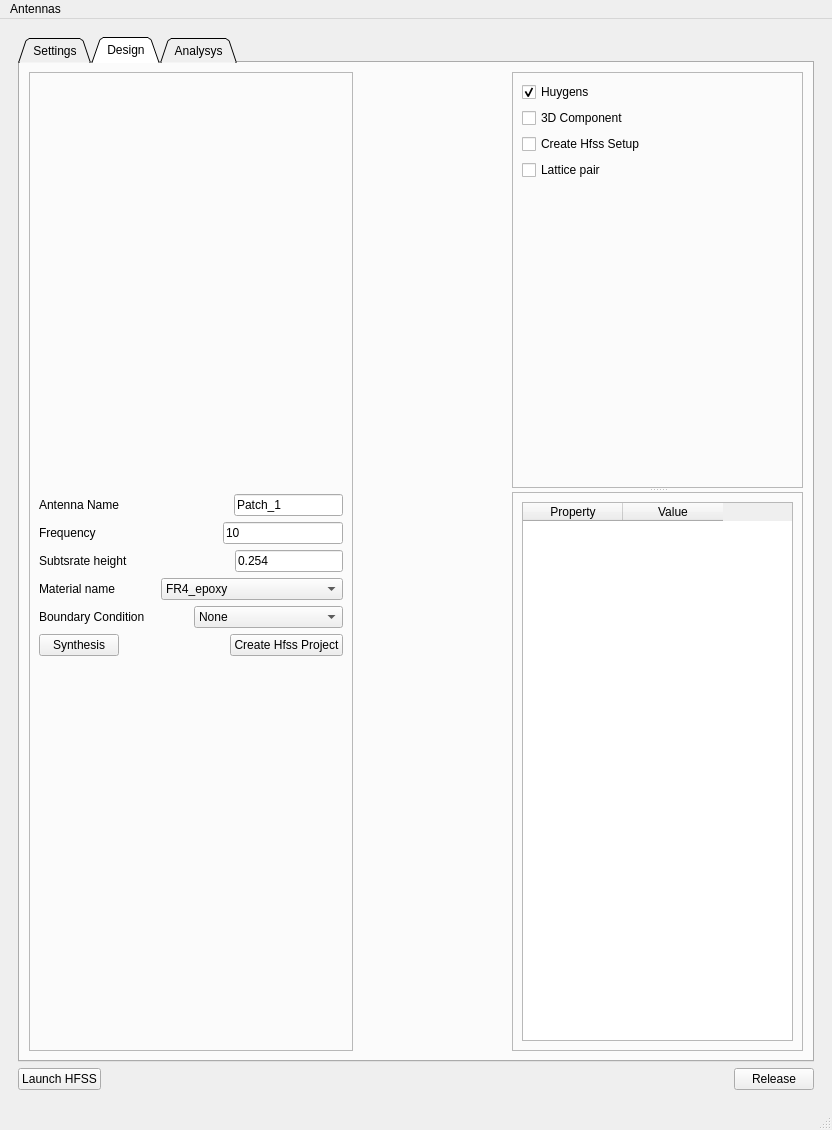
<?xml version="1.0" encoding="UTF-8"?>
<ui version="4.0">
 <class>MainWindow</class>
 <widget class="QMainWindow" name="MainWindow">
  <property name="geometry">
   <rect>
    <x>0</x>
    <y>0</y>
    <width>832</width>
    <height>1130</height>
   </rect>
  </property>
  <property name="windowTitle">
   <string>MainWindow</string>
  </property>
  <widget class="QWidget" name="centralwidget">
   <property name="sizePolicy">
    <sizepolicy hsizetype="Expanding" vsizetype="Expanding">
     <horstretch>0</horstretch>
     <verstretch>0</verstretch>
    </sizepolicy>
   </property>
   <layout class="QVBoxLayout" name="verticalLayout">
    <item>
     <widget class="QWidget" name="widget" native="true">
      <property name="sizePolicy">
       <sizepolicy hsizetype="Preferred" vsizetype="Preferred">
        <horstretch>0</horstretch>
        <verstretch>0</verstretch>
       </sizepolicy>
      </property>
      <layout class="QGridLayout" name="gridLayout">
       <item row="1" column="0">
        <widget class="QPushButton" name="connect_hfss">
         <property name="text">
          <string>Launch HFSS</string>
         </property>
        </widget>
       </item>
       <item row="1" column="1">
        <spacer name="horizontalSpacer">
         <property name="orientation">
          <enum>Qt::Horizontal</enum>
         </property>
         <property name="sizeHint" stdset="0">
          <size>
           <width>40</width>
           <height>20</height>
          </size>
         </property>
        </spacer>
       </item>
       <item row="1" column="2">
        <widget class="QPushButton" name="closeButton">
         <property name="text">
          <string>Release</string>
         </property>
        </widget>
       </item>
       <item row="0" column="0" colspan="3">
        <widget class="QTabWidget" name="tabWidget">
         <property name="sizePolicy">
          <sizepolicy hsizetype="Preferred" vsizetype="Preferred">
           <horstretch>0</horstretch>
           <verstretch>0</verstretch>
          </sizepolicy>
         </property>
         <property name="tabShape">
          <enum>QTabWidget::Triangular</enum>
         </property>
         <property name="currentIndex">
          <number>1</number>
         </property>
         <widget class="QWidget" name="tab">
          <attribute name="title">
           <string> Settings </string>
          </attribute>
          <layout class="QHBoxLayout" name="horizontalLayout_25">
           <item>
            <layout class="QVBoxLayout" name="verticalLayout_4">
             <item>
              <layout class="QHBoxLayout" name="horizontalLayout_22">
               <item>
                <widget class="QLabel" name="label_3">
                 <property name="text">
                  <string>Frequency Units</string>
                 </property>
                </widget>
               </item>
               <item>
                <widget class="QComboBox" name="frequnits">
                 <property name="currentIndex">
                  <number>3</number>
                 </property>
                 <item>
                  <property name="text">
                   <string>Hz</string>
                  </property>
                 </item>
                 <item>
                  <property name="text">
                   <string>KHz</string>
                  </property>
                 </item>
                 <item>
                  <property name="text">
                   <string>MHz</string>
                  </property>
                 </item>
                 <item>
                  <property name="text">
                   <string>GHz</string>
                  </property>
                 </item>
                 <item>
                  <property name="text">
                   <string>THz</string>
                  </property>
                 </item>
                </widget>
               </item>
              </layout>
             </item>
             <item>
              <layout class="QHBoxLayout" name="horizontalLayout_23">
               <item>
                <widget class="QLabel" name="label_12">
                 <property name="text">
                  <string>Length Units</string>
                 </property>
                </widget>
               </item>
               <item>
                <widget class="QComboBox" name="units">
                 <property name="currentIndex">
                  <number>1</number>
                 </property>
                 <item>
                  <property name="text">
                   <string>um</string>
                  </property>
                 </item>
                 <item>
                  <property name="text">
                   <string>mm</string>
                  </property>
                 </item>
                 <item>
                  <property name="text">
                   <string>cm</string>
                  </property>
                 </item>
                 <item>
                  <property name="text">
                   <string>m</string>
                  </property>
                 </item>
                 <item>
                  <property name="text">
                   <string>mil</string>
                  </property>
                 </item>
                 <item>
                  <property name="text">
                   <string>in</string>
                  </property>
                 </item>
                </widget>
               </item>
              </layout>
             </item>
             <item>
              <layout class="QHBoxLayout" name="horizontalLayout_24">
               <item>
                <widget class="QLabel" name="label_13">
                 <property name="text">
                  <string>Number of Cores</string>
                 </property>
                </widget>
               </item>
               <item>
                <spacer name="horizontalSpacer_30">
                 <property name="orientation">
                  <enum>Qt::Horizontal</enum>
                 </property>
                 <property name="sizeHint" stdset="0">
                  <size>
                   <width>40</width>
                   <height>20</height>
                  </size>
                 </property>
                </spacer>
               </item>
               <item>
                <widget class="QLineEdit" name="numcores">
                 <property name="text">
                  <string>4</string>
                 </property>
                </widget>
               </item>
              </layout>
             </item>
             <item>
              <layout class="QHBoxLayout" name="horizontalLayout_26">
               <item>
                <widget class="QCheckBox" name="nongraphical">
                 <property name="layoutDirection">
                  <enum>Qt::RightToLeft</enum>
                 </property>
                 <property name="text">
                  <string>Non Graphical</string>
                 </property>
                </widget>
               </item>
               <item>
                <spacer name="horizontalSpacer_31">
                 <property name="orientation">
                  <enum>Qt::Horizontal</enum>
                 </property>
                 <property name="sizeHint" stdset="0">
                  <size>
                   <width>40</width>
                   <height>20</height>
                  </size>
                 </property>
                </spacer>
               </item>
              </layout>
             </item>
             <item>
              <spacer name="verticalSpacer_8">
               <property name="orientation">
                <enum>Qt::Vertical</enum>
               </property>
               <property name="sizeHint" stdset="0">
                <size>
                 <width>20</width>
                 <height>40</height>
                </size>
               </property>
              </spacer>
             </item>
            </layout>
           </item>
           <item>
            <spacer name="horizontalSpacer_29">
             <property name="orientation">
              <enum>Qt::Horizontal</enum>
             </property>
             <property name="sizeHint" stdset="0">
              <size>
               <width>40</width>
               <height>20</height>
              </size>
             </property>
            </spacer>
           </item>
          </layout>
         </widget>
         <widget class="QWidget" name="design">
          <attribute name="title">
           <string> Design </string>
          </attribute>
          <layout class="QVBoxLayout" name="verticalLayout_2">
           <item>
            <layout class="QHBoxLayout" name="horizontalLayout_20">
             <item>
              <widget class="QFrame" name="antenna_settings">
               <property name="frameShape">
                <enum>QFrame::StyledPanel</enum>
               </property>
               <property name="frameShadow">
                <enum>QFrame::Raised</enum>
               </property>
               <property name="lineWidth">
                <number>12</number>
               </property>
               <layout class="QGridLayout" name="gridLayout_6">
                <item row="4" column="0">
                 <layout class="QHBoxLayout" name="horizontalLayout_10">
                  <item>
                   <widget class="QLabel" name="label_2">
                    <property name="text">
                     <string>Antenna Name</string>
                    </property>
                   </widget>
                  </item>
                  <item>
                   <spacer name="horizontalSpacer_15">
                    <property name="orientation">
                     <enum>Qt::Horizontal</enum>
                    </property>
                    <property name="sizeHint" stdset="0">
                     <size>
                      <width>40</width>
                      <height>20</height>
                     </size>
                    </property>
                   </spacer>
                  </item>
                  <item>
                   <widget class="QLineEdit" name="lineEdit_5">
                    <property name="text">
                     <string>Patch_1</string>
                    </property>
                   </widget>
                  </item>
                 </layout>
                </item>
                <item row="14" column="0">
                 <spacer name="verticalSpacer_6">
                  <property name="orientation">
                   <enum>Qt::Vertical</enum>
                  </property>
                  <property name="sizeHint" stdset="0">
                   <size>
                    <width>20</width>
                    <height>40</height>
                   </size>
                  </property>
                 </spacer>
                </item>
                <item row="10" column="0">
                 <layout class="QHBoxLayout" name="horizontalLayout_12">
                  <item>
                   <widget class="QLabel" name="label_8">
                    <property name="text">
                     <string>Material name</string>
                    </property>
                   </widget>
                  </item>
                  <item>
                   <spacer name="horizontalSpacer_16">
                    <property name="orientation">
                     <enum>Qt::Horizontal</enum>
                    </property>
                    <property name="sizeHint" stdset="0">
                     <size>
                      <width>40</width>
                      <height>20</height>
                     </size>
                    </property>
                   </spacer>
                  </item>
                  <item>
                   <widget class="QComboBox" name="comboBox_3">
                    <property name="sizePolicy">
                     <sizepolicy hsizetype="Preferred" vsizetype="Fixed">
                      <horstretch>0</horstretch>
                      <verstretch>0</verstretch>
                     </sizepolicy>
                    </property>
                    <item>
                     <property name="text">
                      <string>FR4_epoxy</string>
                     </property>
                    </item>
                    <item>
                     <property name="text">
                      <string>teflon_based</string>
                     </property>
                    </item>
                    <item>
                     <property name="text">
                      <string>Rogers RT/duroid 6002 (tm)</string>
                     </property>
                    </item>
                   </widget>
                  </item>
                 </layout>
                </item>
                <item row="2" column="0">
                 <spacer name="verticalSpacer_4">
                  <property name="orientation">
                   <enum>Qt::Vertical</enum>
                  </property>
                  <property name="sizeType">
                   <enum>QSizePolicy::Fixed</enum>
                  </property>
                  <property name="sizeHint" stdset="0">
                   <size>
                    <width>20</width>
                    <height>20</height>
                   </size>
                  </property>
                 </spacer>
                </item>
                <item row="8" column="0">
                 <layout class="QHBoxLayout" name="horizontalLayout_13">
                  <item>
                   <widget class="QLabel" name="label_9">
                    <property name="text">
                     <string>Frequency</string>
                    </property>
                   </widget>
                  </item>
                  <item>
                   <spacer name="horizontalSpacer_17">
                    <property name="orientation">
                     <enum>Qt::Horizontal</enum>
                    </property>
                    <property name="sizeHint" stdset="0">
                     <size>
                      <width>40</width>
                      <height>20</height>
                     </size>
                    </property>
                   </spacer>
                  </item>
                  <item>
                   <widget class="QLineEdit" name="lineEdit_3">
                    <property name="text">
                     <string>10</string>
                    </property>
                   </widget>
                  </item>
                 </layout>
                </item>
                <item row="0" column="0">
                 <widget class="ScaledLabel" name="antenna_image_2">
                  <property name="sizePolicy">
                   <sizepolicy hsizetype="Expanding" vsizetype="Expanding">
                    <horstretch>0</horstretch>
                    <verstretch>0</verstretch>
                   </sizepolicy>
                  </property>
                  <property name="text">
                   <string/>
                  </property>
                  <property name="scaledContents">
                   <bool>true</bool>
                  </property>
                 </widget>
                </item>
                <item row="9" column="0">
                 <layout class="QHBoxLayout" name="horizontalLayout_15">
                  <item>
                   <widget class="QLabel" name="label_11">
                    <property name="text">
                     <string>Subtsrate height</string>
                    </property>
                   </widget>
                  </item>
                  <item>
                   <spacer name="horizontalSpacer_18">
                    <property name="orientation">
                     <enum>Qt::Horizontal</enum>
                    </property>
                    <property name="sizeHint" stdset="0">
                     <size>
                      <width>40</width>
                      <height>20</height>
                     </size>
                    </property>
                   </spacer>
                  </item>
                  <item>
                   <widget class="QLineEdit" name="lineEdit_6">
                    <property name="text">
                     <string>0.254</string>
                    </property>
                   </widget>
                  </item>
                 </layout>
                </item>
                <item row="12" column="0">
                 <layout class="QHBoxLayout" name="horizontalLayout_14">
                  <item>
                   <widget class="QLabel" name="label_10">
                    <property name="text">
                     <string>Boundary Condition</string>
                    </property>
                   </widget>
                  </item>
                  <item>
                   <widget class="QComboBox" name="comboBox_4">
                    <item>
                     <property name="text">
                      <string>None</string>
                     </property>
                    </item>
                    <item>
                     <property name="text">
                      <string>Radiation</string>
                     </property>
                    </item>
                    <item>
                     <property name="text">
                      <string>PML</string>
                     </property>
                    </item>
                    <item>
                     <property name="text">
                      <string>FEBI</string>
                     </property>
                    </item>
                   </widget>
                  </item>
                 </layout>
                </item>
                <item row="13" column="0">
                 <layout class="QHBoxLayout" name="horizontalLayout_21">
                  <item>
                   <widget class="QPushButton" name="synth_button">
                    <property name="text">
                     <string>Synthesis</string>
                    </property>
                   </widget>
                  </item>
                  <item>
                   <spacer name="horizontalSpacer_28">
                    <property name="orientation">
                     <enum>Qt::Horizontal</enum>
                    </property>
                    <property name="sizeHint" stdset="0">
                     <size>
                      <width>40</width>
                      <height>20</height>
                     </size>
                    </property>
                   </spacer>
                  </item>
                  <item>
                   <widget class="QPushButton" name="create_button">
                    <property name="text">
                     <string>Create Hfss Project</string>
                    </property>
                   </widget>
                  </item>
                 </layout>
                </item>
               </layout>
              </widget>
             </item>
             <item>
              <spacer name="horizontalSpacer_27">
               <property name="orientation">
                <enum>Qt::Horizontal</enum>
               </property>
               <property name="sizeHint" stdset="0">
                <size>
                 <width>40</width>
                 <height>20</height>
                </size>
               </property>
              </spacer>
             </item>
             <item>
              <widget class="QSplitter" name="splitter_2">
               <property name="orientation">
                <enum>Qt::Vertical</enum>
               </property>
               <widget class="QFrame" name="frame_3">
                <property name="frameShape">
                 <enum>QFrame::StyledPanel</enum>
                </property>
                <property name="frameShadow">
                 <enum>QFrame::Raised</enum>
                </property>
                <layout class="QGridLayout" name="gridLayout_7">
                 <item row="0" column="0">
                  <layout class="QGridLayout" name="gridLayout_8">
                   <item row="2" column="0">
                    <layout class="QHBoxLayout" name="horizontalLayout_16">
                     <item>
                      <widget class="QCheckBox" name="checkBox_7">
                       <property name="text">
                        <string>Create Hfss Setup</string>
                       </property>
                      </widget>
                     </item>
                     <item>
                      <spacer name="horizontalSpacer_19">
                       <property name="orientation">
                        <enum>Qt::Horizontal</enum>
                       </property>
                       <property name="sizeType">
                        <enum>QSizePolicy::Expanding</enum>
                       </property>
                       <property name="sizeHint" stdset="0">
                        <size>
                         <width>108</width>
                         <height>20</height>
                        </size>
                       </property>
                      </spacer>
                     </item>
                     <item>
                      <spacer name="horizontalSpacer_20">
                       <property name="orientation">
                        <enum>Qt::Horizontal</enum>
                       </property>
                       <property name="sizeType">
                        <enum>QSizePolicy::Fixed</enum>
                       </property>
                       <property name="sizeHint" stdset="0">
                        <size>
                         <width>40</width>
                         <height>20</height>
                        </size>
                       </property>
                      </spacer>
                     </item>
                    </layout>
                   </item>
                   <item row="3" column="0">
                    <layout class="QHBoxLayout" name="horizontalLayout_17">
                     <item>
                      <widget class="QCheckBox" name="checkBox_9">
                       <property name="text">
                        <string>Lattice pair</string>
                       </property>
                      </widget>
                     </item>
                     <item>
                      <spacer name="horizontalSpacer_21">
                       <property name="orientation">
                        <enum>Qt::Horizontal</enum>
                       </property>
                       <property name="sizeType">
                        <enum>QSizePolicy::Expanding</enum>
                       </property>
                       <property name="sizeHint" stdset="0">
                        <size>
                         <width>108</width>
                         <height>20</height>
                        </size>
                       </property>
                      </spacer>
                     </item>
                     <item>
                      <spacer name="horizontalSpacer_22">
                       <property name="orientation">
                        <enum>Qt::Horizontal</enum>
                       </property>
                       <property name="sizeType">
                        <enum>QSizePolicy::Fixed</enum>
                       </property>
                       <property name="sizeHint" stdset="0">
                        <size>
                         <width>40</width>
                         <height>20</height>
                        </size>
                       </property>
                      </spacer>
                     </item>
                    </layout>
                   </item>
                   <item row="0" column="0">
                    <layout class="QHBoxLayout" name="horizontalLayout_18">
                     <item>
                      <widget class="QCheckBox" name="checkBox_10">
                       <property name="text">
                        <string>Huygens</string>
                       </property>
                       <property name="checked">
                        <bool>true</bool>
                       </property>
                      </widget>
                     </item>
                     <item>
                      <spacer name="horizontalSpacer_23">
                       <property name="orientation">
                        <enum>Qt::Horizontal</enum>
                       </property>
                       <property name="sizeType">
                        <enum>QSizePolicy::Expanding</enum>
                       </property>
                       <property name="sizeHint" stdset="0">
                        <size>
                         <width>107</width>
                         <height>20</height>
                        </size>
                       </property>
                      </spacer>
                     </item>
                     <item>
                      <spacer name="horizontalSpacer_24">
                       <property name="orientation">
                        <enum>Qt::Horizontal</enum>
                       </property>
                       <property name="sizeType">
                        <enum>QSizePolicy::Fixed</enum>
                       </property>
                       <property name="sizeHint" stdset="0">
                        <size>
                         <width>40</width>
                         <height>20</height>
                        </size>
                       </property>
                      </spacer>
                     </item>
                    </layout>
                   </item>
                   <item row="1" column="0">
                    <layout class="QHBoxLayout" name="horizontalLayout_19">
                     <item>
                      <widget class="QCheckBox" name="checkBox_11">
                       <property name="text">
                        <string>3D Component</string>
                       </property>
                      </widget>
                     </item>
                     <item>
                      <spacer name="horizontalSpacer_25">
                       <property name="orientation">
                        <enum>Qt::Horizontal</enum>
                       </property>
                       <property name="sizeType">
                        <enum>QSizePolicy::Expanding</enum>
                       </property>
                       <property name="sizeHint" stdset="0">
                        <size>
                         <width>101</width>
                         <height>20</height>
                        </size>
                       </property>
                      </spacer>
                     </item>
                     <item>
                      <spacer name="horizontalSpacer_26">
                       <property name="orientation">
                        <enum>Qt::Horizontal</enum>
                       </property>
                       <property name="sizeType">
                        <enum>QSizePolicy::Fixed</enum>
                       </property>
                       <property name="sizeHint" stdset="0">
                        <size>
                         <width>40</width>
                         <height>20</height>
                        </size>
                       </property>
                      </spacer>
                     </item>
                    </layout>
                   </item>
                  </layout>
                 </item>
                 <item row="1" column="0">
                  <spacer name="verticalSpacer_5">
                   <property name="orientation">
                    <enum>Qt::Vertical</enum>
                   </property>
                   <property name="sizeHint" stdset="0">
                    <size>
                     <width>20</width>
                     <height>40</height>
                    </size>
                   </property>
                  </spacer>
                 </item>
                </layout>
               </widget>
               <widget class="QFrame" name="frame_4">
                <property name="frameShape">
                 <enum>QFrame::StyledPanel</enum>
                </property>
                <property name="frameShadow">
                 <enum>QFrame::Raised</enum>
                </property>
                <layout class="QGridLayout" name="gridLayout_9">
                 <item row="0" column="0">
                  <widget class="QTableWidget" name="property_table">
                   <column>
                    <property name="text">
                     <string>Property</string>
                    </property>
                   </column>
                   <column>
                    <property name="text">
                     <string>Value</string>
                    </property>
                   </column>
                  </widget>
                 </item>
                </layout>
               </widget>
              </widget>
             </item>
            </layout>
           </item>
          </layout>
         </widget>
         <widget class="QWidget" name="analysis">
          <attribute name="title">
           <string> Analysys </string>
          </attribute>
          <layout class="QVBoxLayout" name="verticalLayout_3">
           <item>
            <widget class="QPushButton" name="pushButton_5">
             <property name="text">
              <string>PushButton</string>
             </property>
            </widget>
           </item>
           <item>
            <layout class="QVBoxLayout" name="results"/>
           </item>
           <item>
            <spacer name="verticalSpacer_7">
             <property name="orientation">
              <enum>Qt::Vertical</enum>
             </property>
             <property name="sizeHint" stdset="0">
              <size>
               <width>20</width>
               <height>40</height>
              </size>
             </property>
            </spacer>
           </item>
          </layout>
         </widget>
        </widget>
       </item>
      </layout>
     </widget>
    </item>
   </layout>
  </widget>
  <widget class="QMenuBar" name="menubar">
   <property name="geometry">
    <rect>
     <x>0</x>
     <y>0</y>
     <width>832</width>
     <height>22</height>
    </rect>
   </property>
   <widget class="QMenu" name="menuAntennas">
    <property name="title">
     <string>Antennas</string>
    </property>
    <widget class="QMenu" name="menuPatch">
     <property name="title">
      <string>Patch</string>
     </property>
     <addaction name="actionRectangular_with_probe"/>
    </widget>
    <addaction name="menuPatch"/>
   </widget>
   <addaction name="menuAntennas"/>
  </widget>
  <widget class="QStatusBar" name="statusbar"/>
  <action name="actionRectangular_with_probe">
   <property name="text">
    <string>Rectangular with Probe</string>
   </property>
  </action>
 </widget>
 <customwidgets>
  <customwidget>
   <class>ScaledLabel</class>
   <extends>QLabel</extends>
   <header>custom_widgets</header>
  </customwidget>
 </customwidgets>
 <resources/>
 <connections/>
</ui>
